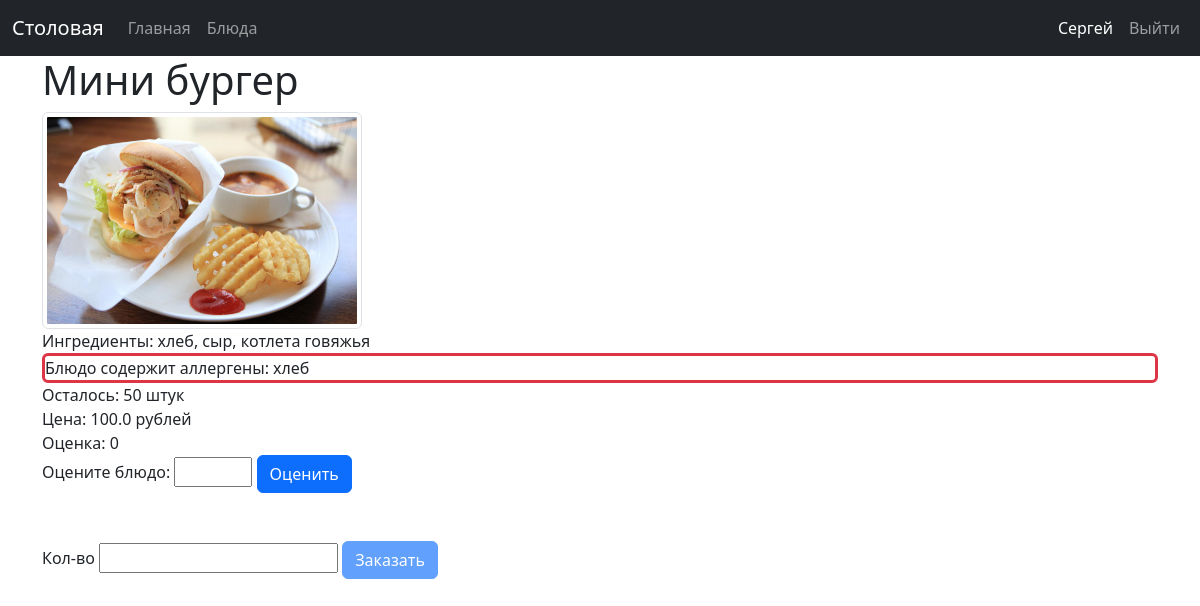
Before: /menu/dish/7 (signed in) with the older database file.
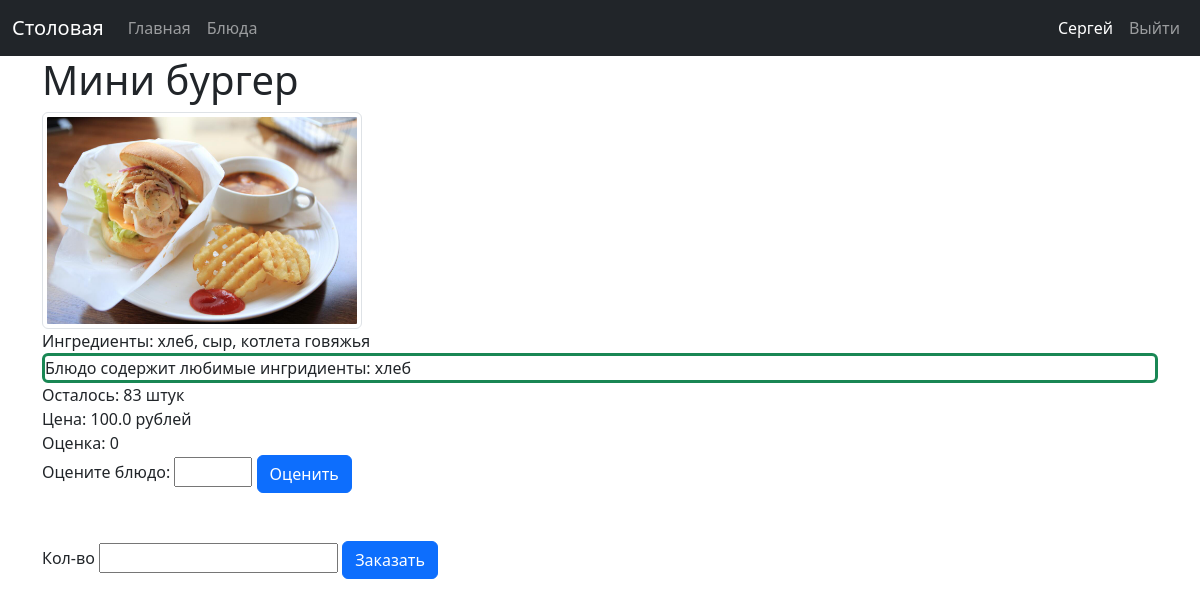
After: the same page with the newer database file.
### data/ingridients.py (models this page shows)
class Ingridient(SqlAlchemyBase):
    __tablename__ = 'ingridients'
    id = Column(Integer, primary_key=True, autoincrement=True)
    name = Column(String, nullable=True)
    ingridients_log = relationship("IngridientLog")
    prefs_log = relationship("PreferenceLog")

### data/dishes.py (models this page shows)
class Dish(SqlAlchemyBase):
    __tablename__ = 'dishes'
    id = Column(Integer, primary_key=True, autoincrement=True)
    name = Column(String, nullable=True)
    price = Column(Float, nullable=True)
    quantity = Column(Integer, nullable=True)
    image = Column(String, nullable=True)
    description = Column(String, nullable=True)
    timesbought = Column(Integer, nullable=True)
    requests = relationship("Request")
    ingridients_log = relationship("IngridientLog")
    ratings_log = relationship("RatingLog")

### server.py (the view)
@app.route('/menu/dish/<int:dish_id>', methods=['GET'])
@login_required
def dish(dish_id):
    db_sess = db_session.create_session()
    if db_sess.get(Role, current_user.id).role != "ученик":
        abort(403)
    db_dish = db_sess.get(Dish, dish_id)
    ingridients = []
    ingridient_logs = db_sess.query(IngridientLog).filter(IngridientLog.dish_id == db_dish.id).all()
    for log in ingridient_logs:
        ingridients.append(db_sess.query(Ingridient).filter(Ingridient.id == log.ingridient_id).first().name)
    prefs = db_sess.query(PreferenceLog).filter(PreferenceLog.student_id == current_user.id).filter(PreferenceLog.is_liked == True).all()
    prefs = [db_sess.get(Ingridient, x.ingridient).name for x in prefs]
    prefs = list(set(prefs) & set(ingridients))
    alers = db_sess.query(PreferenceLog).filter(PreferenceLog.student_id == current_user.id).filter(PreferenceLog.is_liked == False).all()
    alers = [db_sess.get(Ingridient, x.ingridient).name for x in alers]
    alers = list(set(alers) & set(ingridients))
    ratearr = db_sess.query(RatingLog).filter(RatingLog.dish_id == dish_id).all()
    userRate = db_sess.query(RatingLog).filter(RatingLog.dish_id == dish_id).filter(RatingLog.student_id == current_user.id).first()
    if userRate != None:
        userRate = userRate.rate
    if ratearr == []:
        rate = 0
    else:
        rate = sum([x.rate for x in ratearr]) / len(ratearr)
    return render_template("dish.html", dish=db_dish, ingridients=", ".join(ingridients), prefs=", ".join(prefs), alers=", ".join(alers), rate = rate, userRate=userRate)

### data/db_session.py (called while the page is built)
def create_session() -> Session:
    global __factory
    return __factory()

### server.py (called while the page is built)
@login_manager.user_loader
def load_user(user_id):
    db_sess = db_session.create_session()
    return db_sess.get(User, user_id)

@app.template_filter('get_role')
def role_filter(user):
    db_sess = db_session.create_session()
    role = db_sess.get(Role, user.role).role
    return role

### templates/dish.html (shortened to what this page needs)
{% extends "base.html" %}
{% block content %}
<div class="d-flex flex-column">
    <h1>{{dish.name}}</h1>
    <img src="/static/img/{{dish.image}}" class="img-thumbnail" style='max-width:20em; max-height:40em; width: auto; height: auto;' alt="Фото {{dish.image}}">
    <div>Ингредиенты: {{ ingridients }}</div>
    {% if prefs == "" and alers == "" %}
    <div>Блюдо не содержит аллергенов</div>
    {% elif alers != "" %}
    <div class="border border-danger border-3 rounded">Блюдо содержит аллергены: {{alers}}</div>
    {% elif prefs != "" %}
    <div class="border border-success border-3 rounded">Блюдо содержит любимые ингридиенты: {{prefs}}</div>
    {% endif %}
    <div>Осталось: {{dish.quantity}} штук</div>
    <div>Цена: {{dish.price}} рублей</div>
    <div>Оценка: {{rate}}</div>
    <form method="POST" action="/menu/dish/{{ dish.id }}/rate">
        <label for="rating">
            Оцените блюдо:
            <input type="number" id="rating" name="rating" min="1", max="5"/>
            <button type="submit" class="btn btn-primary">Оценить</button>
        </label>
    </form>
    <form method="POST" action="/menu/dish/{{ dish.id }}/buy" class="mt-5">
        <label for="quantity">
            Кол-во
            <input type="number" id="quantity" name="quantity" min="1"/>
            {% if alers != "" %}
            <button type="submit" class="btn btn-primary" disabled>Заказать</button>
            {% else %}
            <button type="submit" class="btn btn-primary">Заказать</button>
            {% endif %}
        </label>
    </form>
    </div>
{% endblock %}

Changed rows visible on the page:
changed Dish "Мини бургер": quantity "50" → "83"
Other visible differences:
text no longer shown: "Блюдо содержит аллергены:"
text now shown: "Блюдо содержит любимые ингридиенты:"
